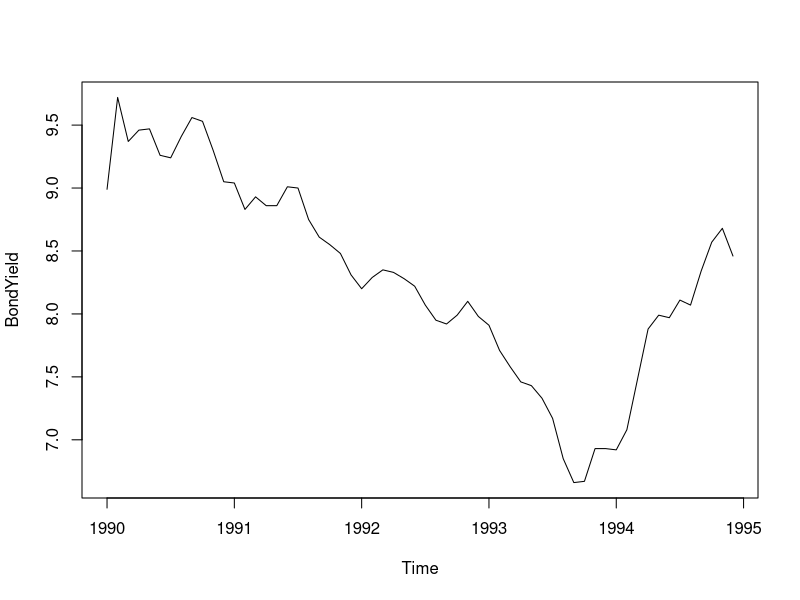

Recreate this plot in R.
library(AER)


### Name: BondYield
### Title: Bond Yield Data
### Aliases: BondYield
### Keywords: datasets

### ** Examples

data("BondYield")
plot(BondYield)
